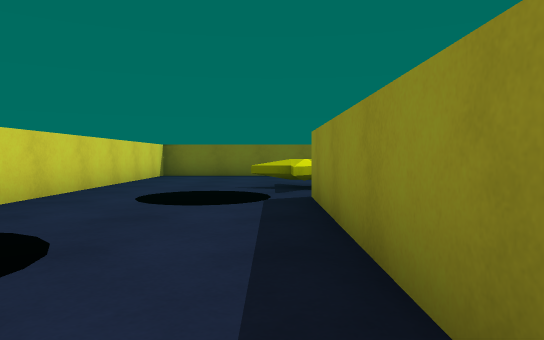
view 1 (above)

18 first-person views from a walk through a Unity game level. The camera is 0.62 m above the floor, tilts 2° down and sees 70° across. The floor is counted in squares, 1 m on a side. Each view is taken from the middle of a square. On the plan, view 1 faces up. The plan holds only what a view shows up to about 10 squares ahead; the rest is blank. The player character is not drawn. Some surface patterns are stand-ins.

view 2
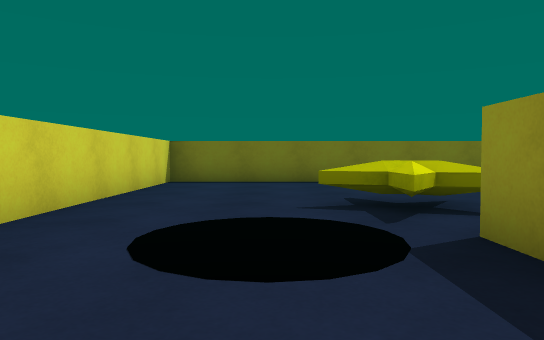

view 3
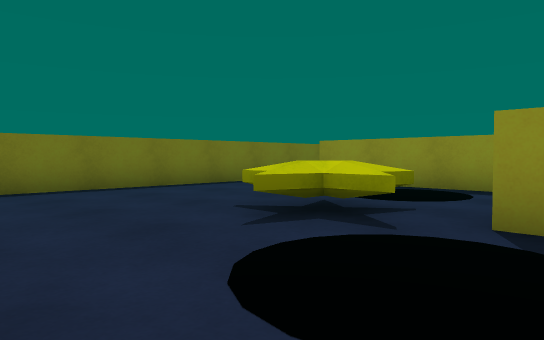

view 4
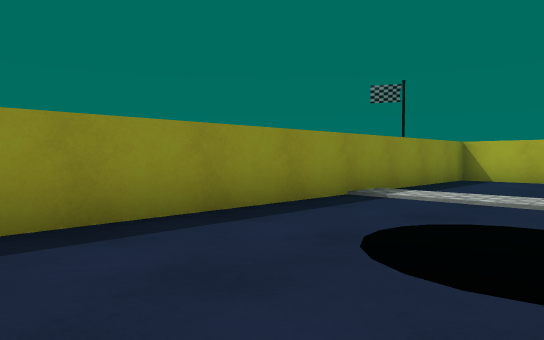

view 5
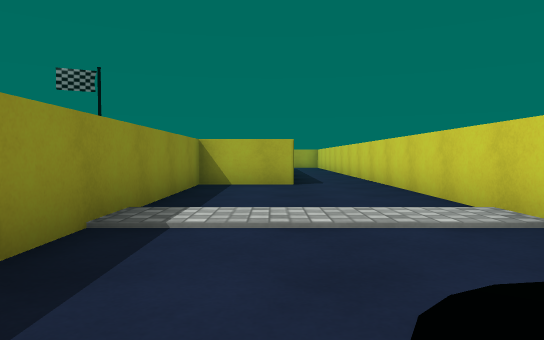

view 6
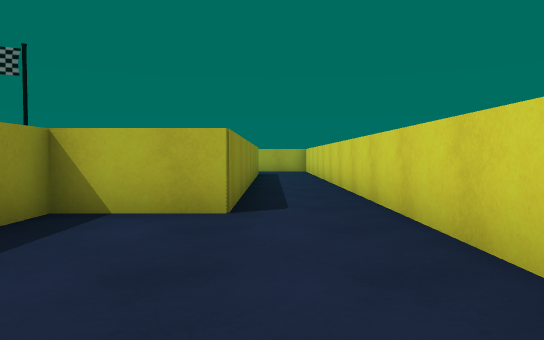

view 7
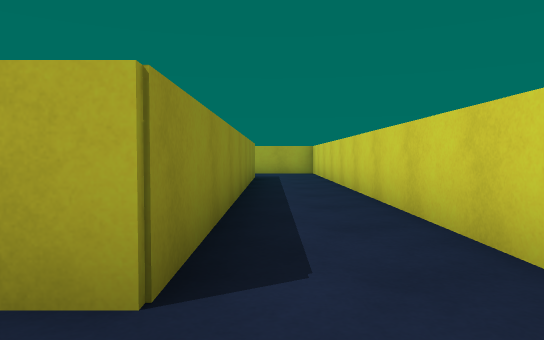

view 8
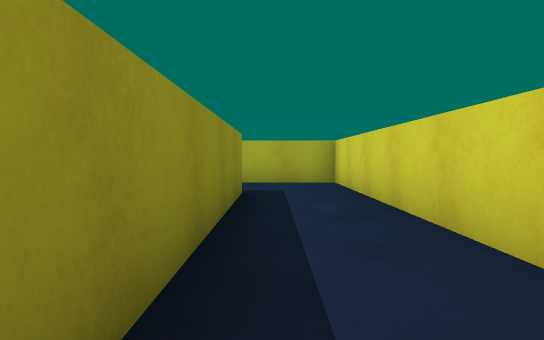

view 9
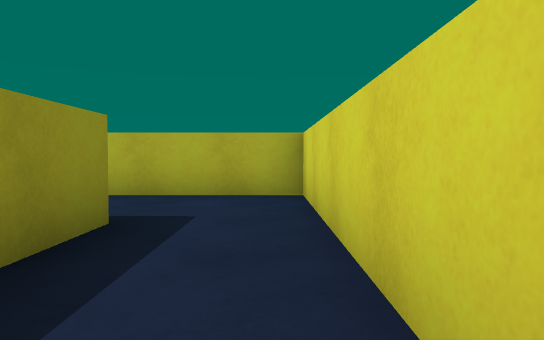

view 10
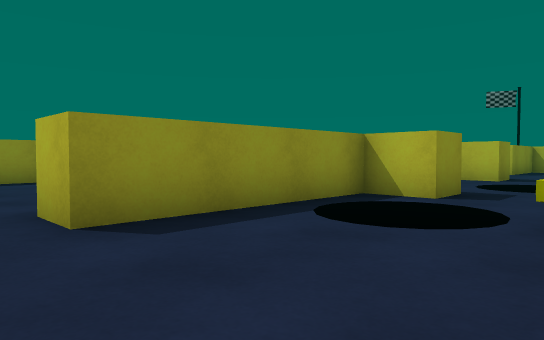

view 11
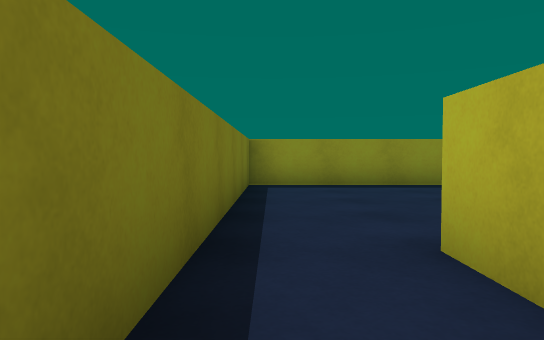

view 12
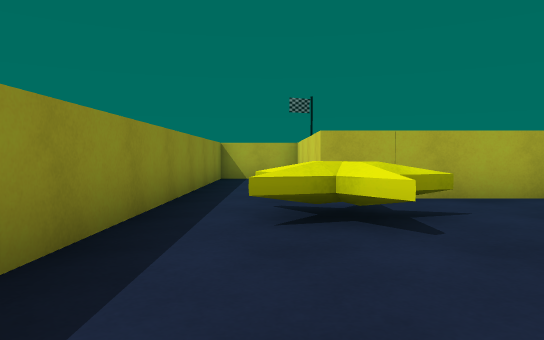

view 13
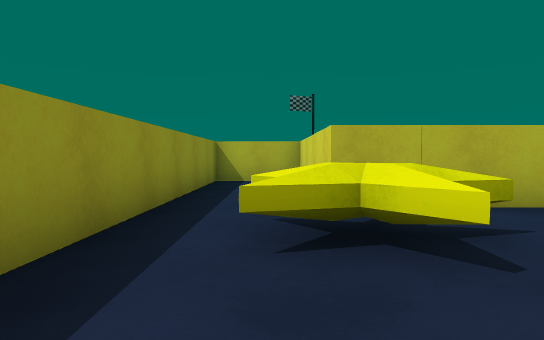

view 14
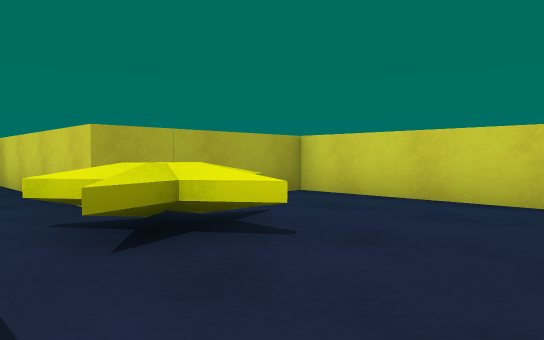

view 15
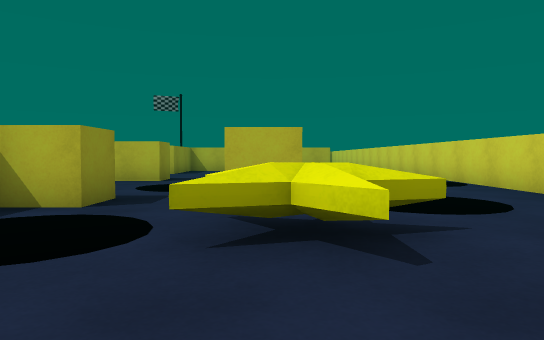

view 16
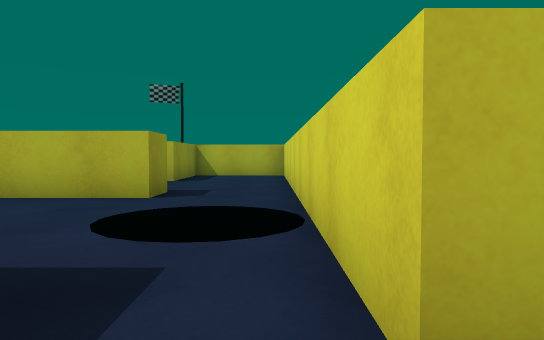

view 17
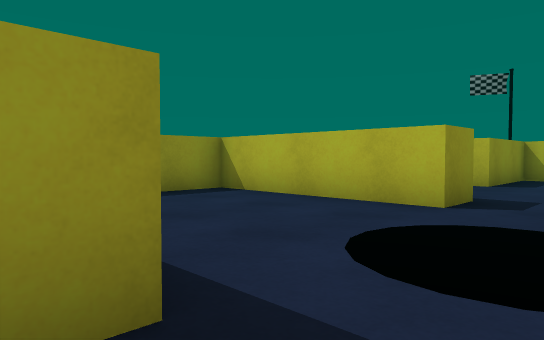

view 18
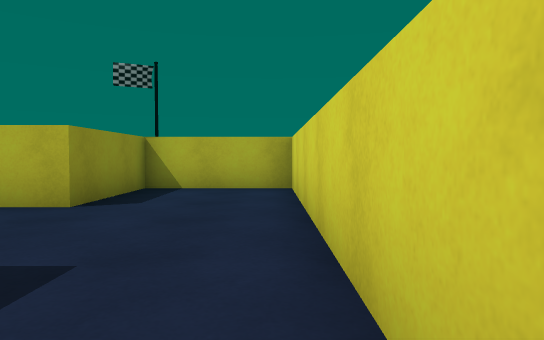

### Floor plan
Key: @ floor where view 1 was taken; # wall or solid block; . main floor; : floor 0.05 m higher than the main floor; S star; O other object.
Columns run from 4 left of view 1 to 12 right of it. Each row starts with its distance up from view 1.
 13 #################
 12 #...............#
 11 #...............#
 10 #........#......#
  9 #......O.#......#
  8 #...S.O O#...S..#
  7 #..O...O.#......#
  6 #.O O...######..#
  5 #..O.#....   #..#
  4 #....#OO...  #..#
  3 #OO..#OO.... #..#
  2 #OO..#......##..#
  1 #....#..#########
  0 #...@#..#
 -1 #::::#...
 -2 #....#....
 -3 #....#...#
 -4 #....#...#
 -5 #....#...#
 -6 #..#######
 -7 #..#
 -8 #..#
 -9 #..#
-10 #..#
-11 #..#
-12 #..#
-13 #..#
-14 #..#
-15 #..#
-16 #...
-17 #...
-18 #####

Positions as (right, up) in squares from view 1, and headings:
1: (0, 0), facing up
2: (-1, 3), facing up
3: (-3, 5), facing up-right
4: (-3, 5), facing down-right
5: (-1, 3), facing down
6: (-2, -1), facing down
7: (-2, -4), facing down
8: (-2, -9), facing down
9: (-3, -12), facing down
10: (1, 12), facing down-right
11: (3, 12), facing right
12: (10, 12), facing down
13: (10, 11), facing down
14: (11, 11), facing down-left
15: (1, 11), facing down
16: (2, 7), facing down
17: (2, 6), facing down-right
18: (2, 2), facing down
